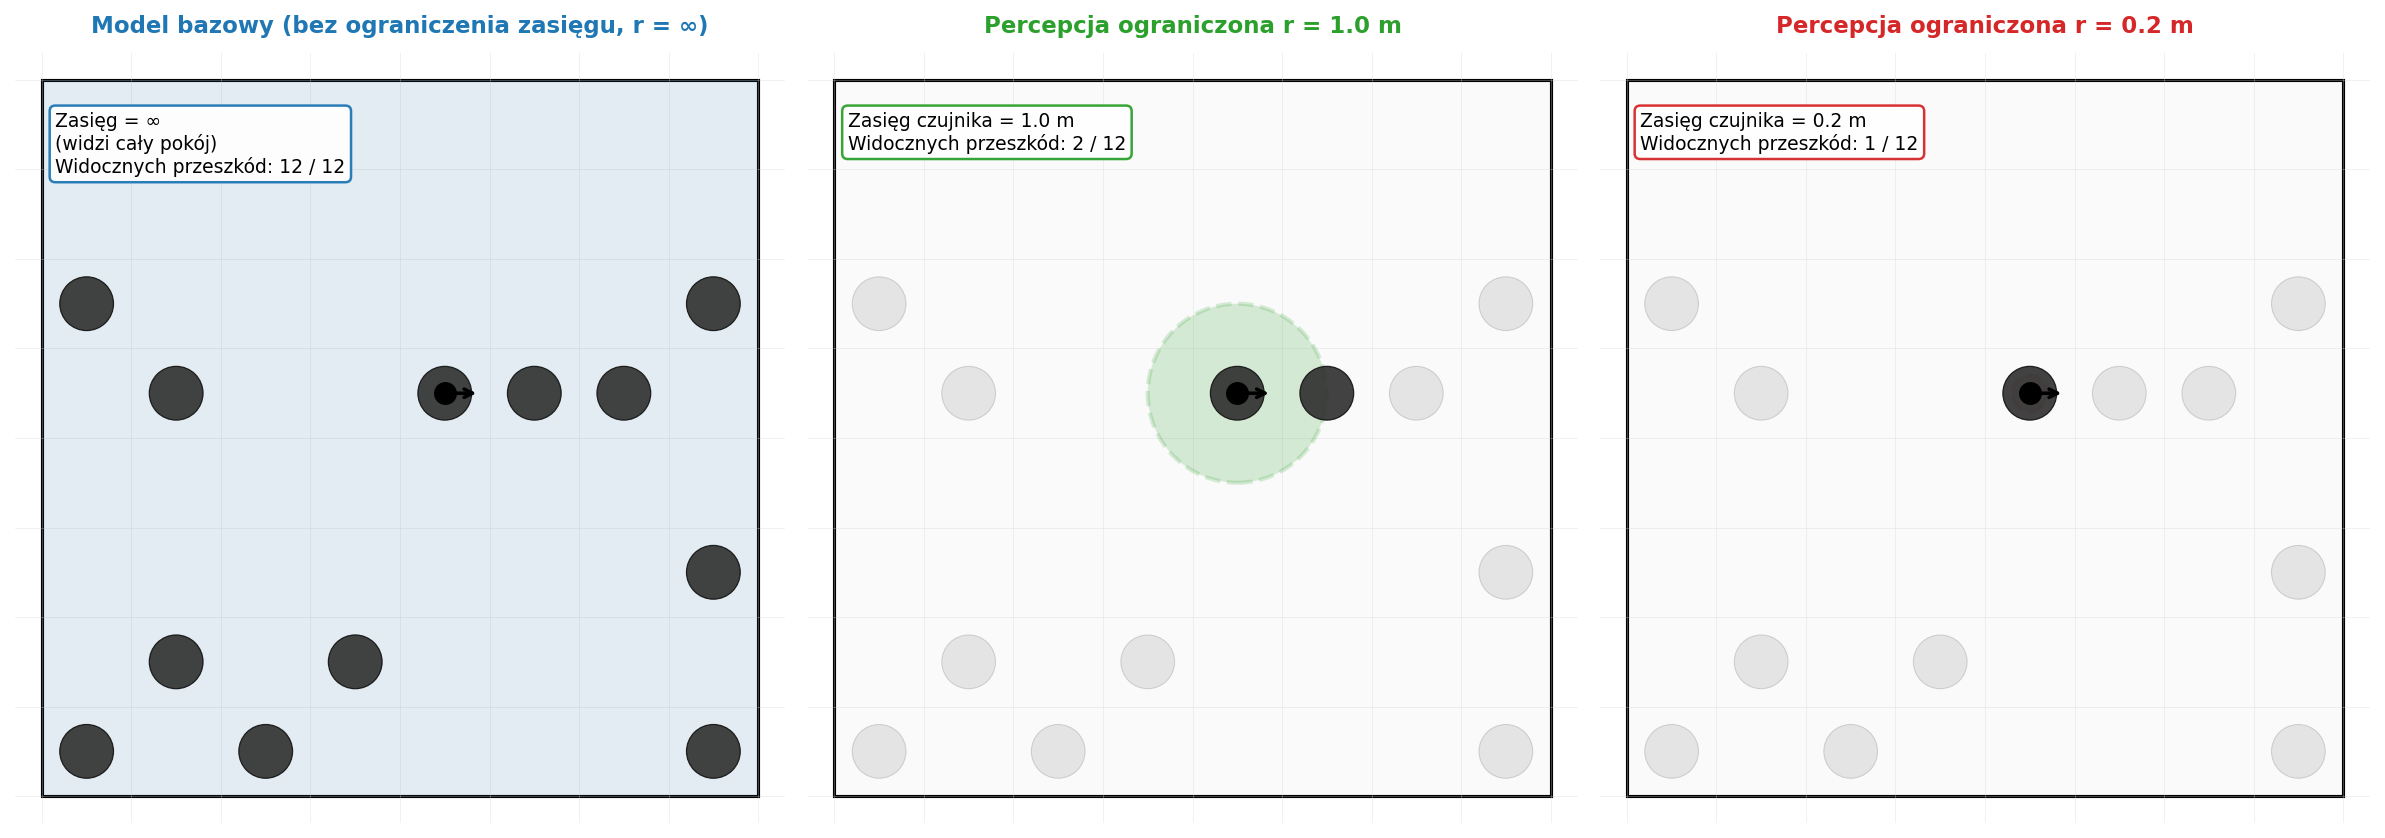

Write Python code to recreate this figure.
"""
Wizualne porownanie SDF cutoff range — 3 modele SDF (paper r=∞, r=1.0, r=0.2)
w tej samej mapie przeszkod (grid topology). Kolorowy okrag pokazuje sensor_range,
poza nim SDF zwraca max = sensor_range (dla polityki "brak przeszkody w zasiegu").

Output: figures/sdf_cutoff_comparison.png
Run: python figures/sdf_cutoff_comparison.py
"""

import os
import sys

import numpy as np
import matplotlib.pyplot as plt
import matplotlib.patches as patches

sys.path.insert(0, os.path.dirname(os.path.dirname(os.path.abspath(__file__))))

# Polskie znaki: matplotlib domyslnie DejaVu Sans (obsluguje pl chars)
plt.rcParams['font.family'] = 'DejaVu Sans'
plt.rcParams['axes.unicode_minus'] = False

from gym_art.quadrotor_multi.topology.generators import grid_topology


SPAWN = np.array([8.0, 8.0])
DENSITY = 0.2
OBST_SIZE = 0.6
ROOM_HEIGHT = 10.0
OBST_RADIUS = OBST_SIZE / 2

DRONE_XY = (0.5, 0.5)  # blisko srodka spawn area
DRONE_YAW = 0.0

# Definicje 3 modeli
MODELS = [
    {'range':  10.0, 'label': 'Model bazowy (bez ograniczenia zasięgu, r = ∞)',
     'short':  'Model bazowy (r = ∞)', 'color': '#1F77B4'},
    {'range':   1.0, 'label': 'Percepcja ograniczona r = 1.0 m',
     'short':  'r = 1.0 m',     'color': '#2CA02C'},
    {'range':   0.2, 'label': 'Percepcja ograniczona r = 0.2 m',
     'short':  'r = 0.2 m',     'color': '#D62728'},
]


def draw_panel(ax, model, obst_pos_arr, dx, dy, dyaw):
    hx, hy = SPAWN[0] / 2, SPAWN[1] / 2

    # Boundary
    ax.add_patch(patches.Rectangle((-hx, -hy), SPAWN[0], SPAWN[1],
                                    linewidth=1.5, edgecolor='black',
                                    facecolor='#fafafa', zorder=0))
    # Grid
    for x in np.arange(-hx, hx + 0.01, 1.0):
        ax.axvline(x, color='lightgray', linewidth=0.3, alpha=0.5, zorder=1)
    for y in np.arange(-hy, hy + 0.01, 1.0):
        ax.axhline(y, color='lightgray', linewidth=0.3, alpha=0.5, zorder=1)

    # Sensor range circle
    range_val = model['range']
    if range_val >= 5.0:  # r = infty
        # Nie rysujemy kregu (widzi wszystko) — tylko cieniowanie calego pokoju
        ax.add_patch(patches.Rectangle((-hx, -hy), SPAWN[0], SPAWN[1],
                                        facecolor=model['color'], alpha=0.10,
                                        zorder=1.5))
        range_label = 'Zasięg = ∞\n(widzi cały pokój)'
    else:
        ax.add_patch(patches.Circle((dx, dy), range_val,
                                     facecolor=model['color'], alpha=0.18,
                                     edgecolor=model['color'], linewidth=2,
                                     linestyle='--', zorder=1.5))
        range_label = f'Zasięg czujnika = {range_val:.1f} m'

    # Obstacles: solid black gdy in-range, light gray gdy out-of-range
    n_in_range = 0
    n_total = len(obst_pos_arr)
    for p in obst_pos_arr:
        ox, oy = p[0], p[1]
        dist = np.hypot(ox - dx, oy - dy)
        edge_dist = dist - OBST_RADIUS  # najblizsza krawedz obstacle
        in_range = edge_dist <= range_val
        if in_range:
            n_in_range += 1
            ax.add_patch(patches.Circle((ox, oy), OBST_RADIUS,
                                         facecolor='#2E2E2E', edgecolor='#111',
                                         linewidth=0.6, alpha=0.9, zorder=3))
        else:
            ax.add_patch(patches.Circle((ox, oy), OBST_RADIUS,
                                         facecolor='#D0D0D0', edgecolor='#AAA',
                                         linewidth=0.5, alpha=0.5, zorder=2))

    # Drone marker + arrow
    ax.plot(dx, dy, marker='o', color='black', markersize=10, zorder=10)
    ax.annotate('',
                xy=(dx + np.cos(dyaw) * 0.4, dy + np.sin(dyaw) * 0.4),
                xytext=(dx, dy),
                arrowprops=dict(arrowstyle='->', color='black', lw=1.7),
                zorder=10)

    # Info panel
    ax.text(-hx + 0.15, hy - 0.35,
            f'{range_label}\n'
            f'Widocznych przeszkód: {n_in_range} / {n_total}',
            fontsize=9, va='top',
            bbox=dict(boxstyle='round,pad=0.3', facecolor='white',
                      edgecolor=model['color'], linewidth=1.2, alpha=0.95),
            zorder=6)

    ax.set_xlim(-hx - 0.3, hx + 0.3)
    ax.set_ylim(-hy - 0.3, hy + 0.3)
    ax.set_aspect('equal')
    ax.set_title(model['label'], fontsize=11, fontweight='bold', pad=10,
                  color=model['color'])
    ax.set_xticks([])
    ax.set_yticks([])
    for spine in ax.spines.values():
        spine.set_visible(False)


def main():
    # Generuj ten sam grid topology dla wszystkich 3 modeli (deterministic seed)
    rng = np.random.RandomState(42)
    _, obst_pos_arr, _ = grid_topology(SPAWN, DENSITY, OBST_SIZE, ROOM_HEIGHT, rng=rng)

    dx, dy = DRONE_XY

    fig, axes = plt.subplots(1, 3, figsize=(16, 6))

    for i, m in enumerate(MODELS):
        draw_panel(axes[i], m, obst_pos_arr, dx, dy, DRONE_YAW)

    plt.tight_layout()

    out = os.path.join(os.path.dirname(os.path.abspath(__file__)),
                        'sdf_cutoff_comparison.png')
    plt.savefig(out, dpi=150, bbox_inches='tight', facecolor='white')
    print(f'Wrote: {out}')


if __name__ == '__main__':
    main()
